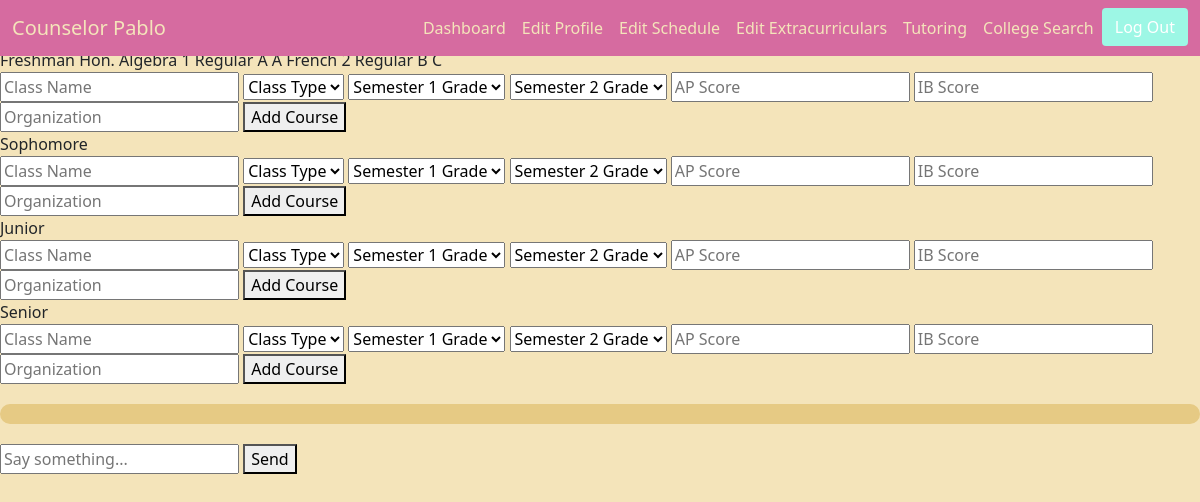
The app's page /edit_schedule (signed in), older data.
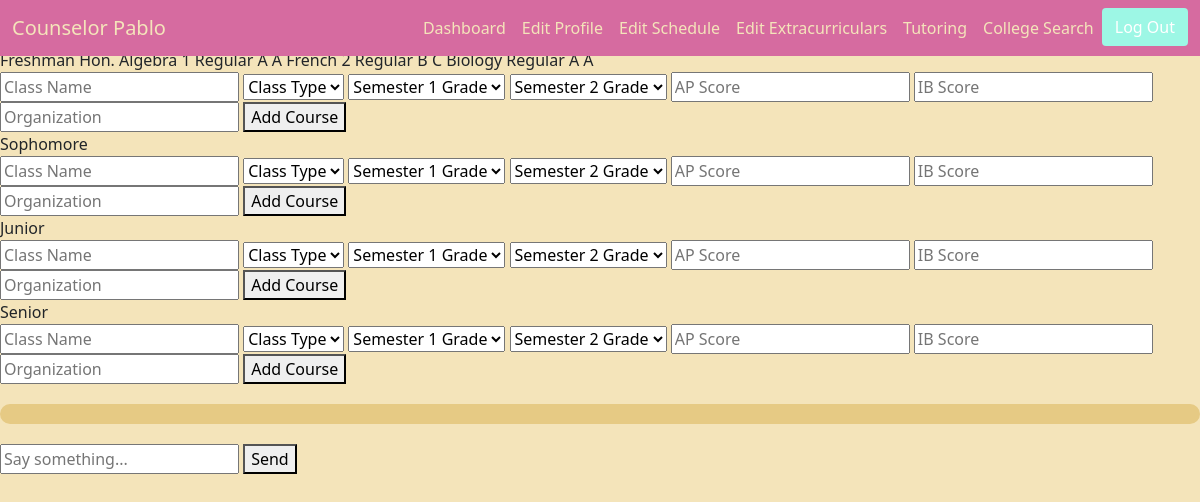
The same page, newer data.
### counselor/models.py (models this page shows, shortened)
class Course(models.Model):
    name = models.CharField(max_length=1000)
    TYPE = [
        (1, 'Regular'),
        (2, 'Honors'),
        (3, 'AP'),
        (4, 'IB')
    ]
    type = models.IntegerField(default=9, choices=TYPE, blank=True, null=True)
    organization = models.CharField(max_length=1000, blank=True, null=True)

### counselor/views.py (the view, shortened to what this page needs)
# urls.py: path('edit_schedule', views.edit_schedule, name='edit_schedule'),
@login_required(login_url='counselor:login')
def edit_schedule(request):
    user = request.user
    context = {
        'freshman_sched':  serialize_schedule(user.freshman_schedule),
        'sophomore_sched': serialize_schedule(user.sophomore_schedule),
        'junior_sched':    serialize_schedule(user.junior_schedule),
        'senior_sched':    serialize_schedule(user.senior_schedule),
    }
    return render(request, "edit_schedule.html", context)

### counselor/utils.py (called while the page is built)
def serialize_schedule(schedule):
    entries = []
    grades = json.loads(schedule.grades)
    ap_scores = json.loads(schedule.ap_scores)
    ib_scores = json.loads(schedule.ib_scores)
    for tc in schedule.takencourse_set.select_related('course'):
        c = tc.course
        entries.append({
            'name': c.name,
            'type': TYPE_DISPLAY.get(c.type, "Unknown"),
            'sem1_grade': grades['sem1'].get(c.name),
            'sem2_grade': grades['sem2'].get(c.name),
            'ap': ap_scores.get(c.name),
            'ib': ib_scores.get(c.name),
            'organization': c.organization,
        })
    return entries

### counselor_chat/context_processors.py (called while the page is built)
def page_identifier(request):
    return {
        'page_identifier': request.path.replace("/", "_") # can be changed if duplicates? shouldnt be...
    }

### counselor/templates/edit_schedule.html (shortened to what this page needs)
{% extends 'base.html' %}
{% block content %}
    Freshman
    {% for class in freshman_sched %}
        {{ class.name }}
        {{ class.type }}
        {{ class.sem1_grade }}
        {{ class.sem2_grade }}
    {% endfor %}
    <form action="{% url 'counselor:edit_schedule' %}" method="POST">
        <input type="text" placeholder="Class Name" name="name">
        <select name="type">
            <option value=None>Class Type</option>
        </select>
        <select name="grade_1">
            <option value=None>Semester 1 Grade</option>
        </select>
        <select name="grade_2">
            <option value=None>Semester 2 Grade</option>
        </select>
        <input type="number" placeholder="AP Score" name="ap">
        <input type="number" placeholder="IB Score" name="ib">
        <input type="text" placeholder="Organization" name="org">
        <button type="submit">Add Course</button>
    </form>
    Sophomore
    <form action="{% url 'counselor:edit_schedule' %}" method="POST">
        <input type="text" placeholder="Class Name" name="name">
        <select name="type">
            <option value=None>Class Type</option>
        </select>
        <select name="grade_1">
            <option value=None>Semester 1 Grade</option>
        </select>
        <select name="grade_2">
            <option value=None>Semester 2 Grade</option>
        </select>
        <input type="number" placeholder="AP Score" name="ap">
        <input type="number" placeholder="IB Score" name="ib">
        <input type="text" placeholder="Organization" name="org">
        <button type="submit">Add Course</button>
    </form>
    Junior
    <form action="{% url 'counselor:edit_schedule' %}" method="POST">
        <input type="text" placeholder="Class Name" name="name">
        <select name="type">
            <option value=None>Class Type</option>
        </select>
        <select name="grade_1">
            <option value=None>Semester 1 Grade</option>
        </select>
        <select name="grade_2">
            <option value=None>Semester 2 Grade</option>
        </select>
        <input type="number" placeholder="AP Score" name="ap">
        <input type="number" placeholder="IB Score" name="ib">
        <input type="text" placeholder="Organization" name="org">
        <button type="submit">Add Course</button>
    </form>
    Senior
    <form action="{% url 'counselor:edit_schedule' %}" method="POST">
        <input type="text" placeholder="Class Name" name="name">
        <select name="type">
            <option value=None>Class Type</option>
        </select>
        <select name="grade_1">
            <option value=None>Semester 1 Grade</option>
        </select>
        <select name="grade_2">
            <option value=None>Semester 2 Grade</option>
        </select>
        <input type="number" placeholder="AP Score" name="ap">
        <input type="number" placeholder="IB Score" name="ib">
        <input type="text" placeholder="Organization" name="org">
        <button type="submit">Add Course</button>
    </form>
{% include 'chat_widget.html' %}
{% endblock %}

Row changes from the older to the newer data that the page shows:
added Course: name "Biology"
Text that changed along with them:
new list line: "Regular A A"
